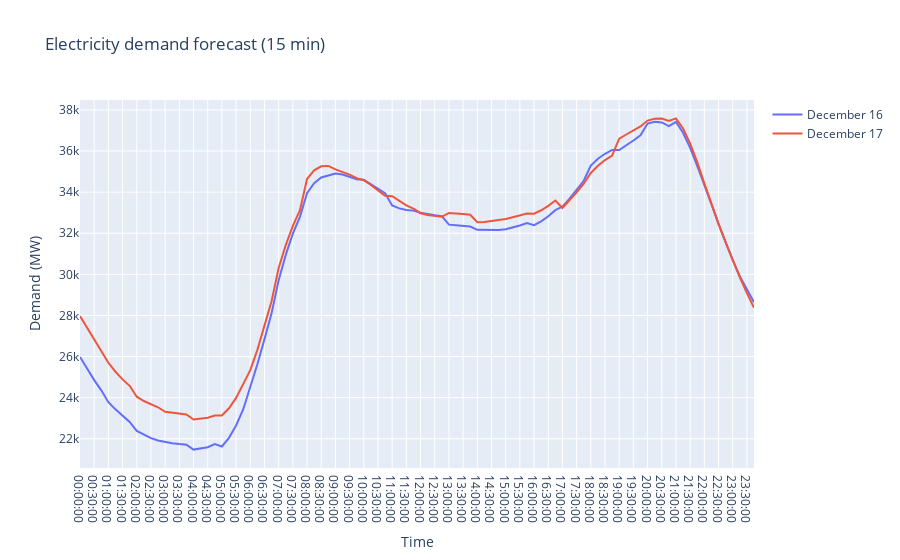

The notebook cell this image was saved under:
### Markdown cell above
There is quite a difference in the demand forecast for the two days. Let's see the previous monday and tuesday to see if the difference is due to the day of the week.

### Code cell
indicator_id = 460

# when we want to get the data for a specific date range, we need to provide the start and end date
# in the ISO 8601 format: YYYY-MM-DDTHH:MM:SSZ
# since the hour in Spain is UTC+1 in winter and UTC+2 in summer, we need to adjust the hour
start_date = '2024-12-15T23:00:00Z' 
end_date = '2024-12-17T22:59:59Z'

# the API endpoint
url = f'https://api.esios.ree.es/indicators/{indicator_id}'

# define the headers
headers = {
    'Accept': 'application/json; application/vnd.esios-api-v1+json',
    'Content-Type': 'application/json',
    'x-api-key': f'{api_token}'
}

# define the parameters, in our case the start and end date
params = {
    'start_date': start_date,
    'end_date': end_date
}

# make the GET request
response = requests.get(url, headers=headers, params=params)
response_json = response.json()

# convert to a DataFrame
raw_data = response_json['indicator']['values']

data = pd.DataFrame(raw_data)

data['datetime'] = pd.to_datetime(data['datetime'])
data['date'] = data['datetime'].dt.date
data['time'] = data['datetime'].dt.time

december_16 = data[data['date'] == datetime(2024, 12, 16).date()]
december_17 = data[data['date'] == datetime(2024, 12, 17).date()]

fig = go.Figure()

fig.add_trace(go.Scatter(x=december_16['time'], y=december_16['value'], mode='lines', name='December 16'))
fig.add_trace(go.Scatter(x=december_17['time'], y=december_17['value'], mode='lines', name='December 17'))

fig.update_layout(title='Electricity demand forecast (15 min)', xaxis_title='Time', yaxis_title='Demand (MW)')

fig.show()

### Figure 1 — Plotly figure (JSON) as saved in the notebook; plotly's stock layout.template omitted (floating-point values rounded to 4 significant figures)
{"data": [{"mode": "lines", "name": "December 16", "type": "scatter", "x": ["00:00:00", "00:15:00", "00:30:00", "00:45:00", "01:00:00", "01:15:00", "01:30:00", "01:45:00", "02:00:00", "02:15:00", "02:30:00", "02:45:00", "03:00:00", "03:15:00", "03:30:00", "03:45:00", "04:00:00", "04:15:00", "04:30:00", "04:45:00", "05:00:00", "05:15:00", "05:30:00", "05:45:00", "06:00:00", "06:15:00", "06:30:00", "06:45:00", "07:00:00", "07:15:00", "07:30:00", "07:45:00", "08:00:00", "08:15:00", "08:30:00", "08:45:00", "09:00:00", "09:15:00", "09:30:00", "09:45:00", "10:00:00", "10:15:00", "10:30:00", "10:45:00", "11:00:00", "11:15:00", "11:30:00", "11:45:00", "12:00:00", "12:15:00", "12:30:00", "12:45:00", "13:00:00", "13:15:00", "13:30:00", "13:45:00", "14:00:00", "14:15:00", "14:30:00", "14:45:00", "15:00:00", "15:15:00", "15:30:00", "15:45:00", "16:00:00", "16:15:00", "16:30:00", "16:45:00", "17:00:00", "17:15:00", "17:30:00", "17:45:00", "18:00:00", "18:15:00", "18:30:00", "18:45:00", "19:00:00", "19:15:00", "19:30:00", "19:45:00", "20:00:00", "20:15:00", "20:30:00", "20:45:00", "21:00:00", "21:15:00", "21:30:00", "21:45:00", "22:00:00", "22:15:00", "22:30:00", "22:45:00", "23:00:00", "23:15:00", "23:30:00", "23:45:00"], "y": [25983, 25397, 24854, 24358, 23783, 23433, 23109, 22818, 22385, 22189, 22034, 21914, 21832, 21787, 21742, 21708, 21474, 21516, 21592, 21738, 21625, 22046, 22648, 23428, 24521, 25623, 26838, 28111, 29709, 30948, 31979, 32800, 33954, 34440, 34716, 34823, 34909, 34862, 34766, 34633, 34609, 34395, 34171, 33945, 33354, 33211, 33134, 33101, 32998, 32928, 32876, 32835, 32418, 32388, 32355, 32324, 32166, 32163, 32159, 32161, 32195, 32280, 32380, 32499, 32394, 32582, 32825, 33122, 33299, 33680, 34110, 34554, 35295, 35625, 35868, 36051, 36047, 36264, 36514, 36766, 37336, 37427, 37392, 37208, 37419, 36886, 36154, 35274, 34392, 33411, 32447, 31525, 30688, 29911, 29236, 28638]}, {"mode": "lines", "name": "December 17", "type": "scatter", "x": ["00:00:00", "00:15:00", "00:30:00", "00:45:00", "01:00:00", "01:15:00", "01:30:00", "01:45:00", "02:00:00", "02:15:00", "02:30:00", "02:45:00", "03:00:00", "03:15:00", "03:30:00", "03:45:00", "04:00:00", "04:15:00", "04:30:00", "04:45:00", "05:00:00", "05:15:00", "05:30:00", "05:45:00", "06:00:00", "06:15:00", "06:30:00", "06:45:00", "07:00:00", "07:15:00", "07:30:00", "07:45:00", "08:00:00", "08:15:00", "08:30:00", "08:45:00", "09:00:00", "09:15:00", "09:30:00", "09:45:00", "10:00:00", "10:15:00", "10:30:00", "10:45:00", "11:00:00", "11:15:00", "11:30:00", "11:45:00", "12:00:00", "12:15:00", "12:30:00", "12:45:00", "13:00:00", "13:15:00", "13:30:00", "13:45:00", "14:00:00", "14:15:00", "14:30:00", "14:45:00", "15:00:00", "15:15:00", "15:30:00", "15:45:00", "16:00:00", "16:15:00", "16:30:00", "16:45:00", "17:00:00", "17:15:00", "17:30:00", "17:45:00", "18:00:00", "18:15:00", "18:30:00", "18:45:00", "19:00:00", "19:15:00", "19:30:00", "19:45:00", "20:00:00", "20:15:00", "20:30:00", "20:45:00", "21:00:00", "21:15:00", "21:30:00", "21:45:00", "22:00:00", "22:15:00", "22:30:00", "22:45:00", "23:00:00", "23:15:00", "23:30:00", "23:45:00"], "y": [27968, 27396, 26836, 26298, 25699, 25262, 24889, 24577, 24048, 23839, 23669, 23534, 23312, 23257, 23212, 23181, 22937, 22966, 23020, 23133, 23130, 23483, 23989, 24659, 25341, 26326, 27466, 28689, 30306, 31419, 32363, 33124, 34638, 35058, 35255, 35276, 35105, 34992, 34851, 34684, 34578, 34349, 34091, 33822, 33805, 33562, 33357, 33194, 32975, 32889, 32833, 32799, 32990, 32973, 32940, 32901, 32536, 32545, 32586, 32653, 32693, 32779, 32864, 32959, 32950, 33119, 33332, 33591, 33231, 33588, 33990, 34409, 34933, 35286, 35562, 35781, 36600, 36805, 37011, 37199, 37481, 37573, 37580, 37463, 37588, 37096, 36366, 35459, 34429, 33426, 32465, 31555, 30688, 29858, 29088, 28378]}], "layout": {"title": {"text": "Electricity demand forecast (15 min)"}, "xaxis": {"title": {"text": "Time"}}, "yaxis": {"title": {"text": "Demand (MW)"}}}}
